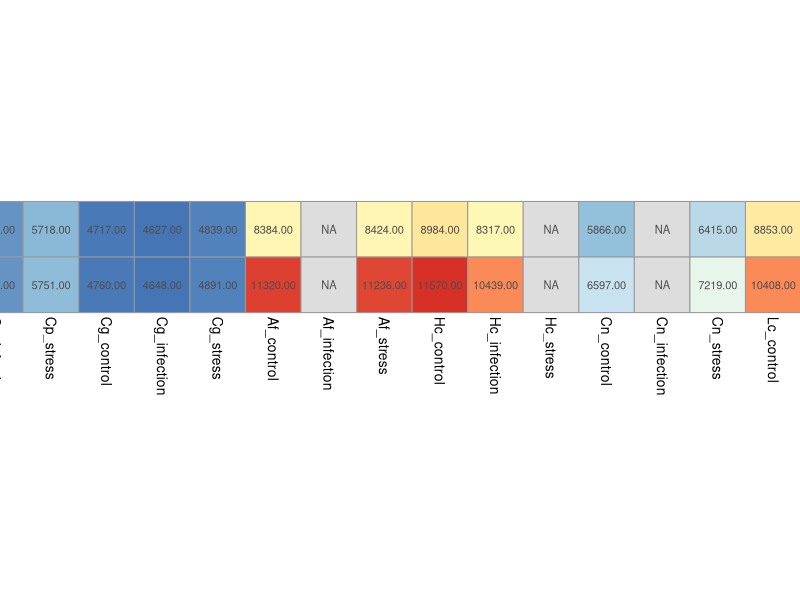
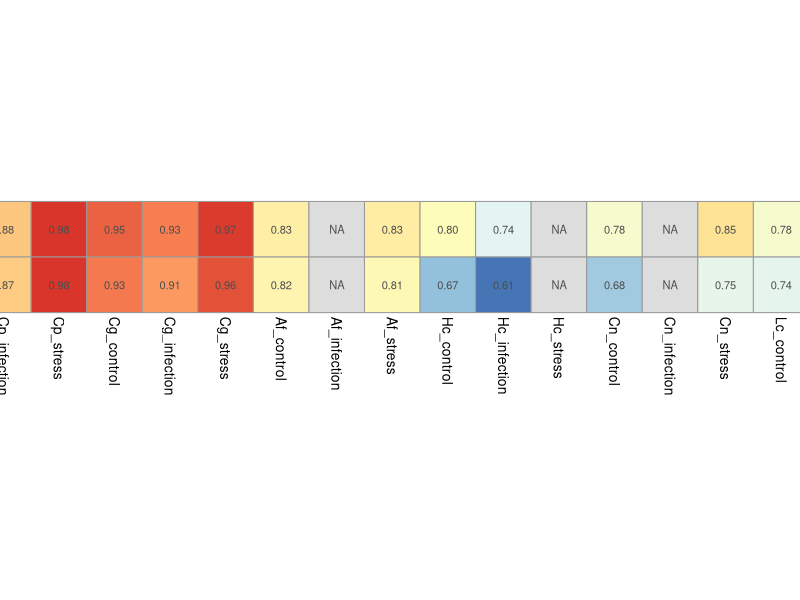
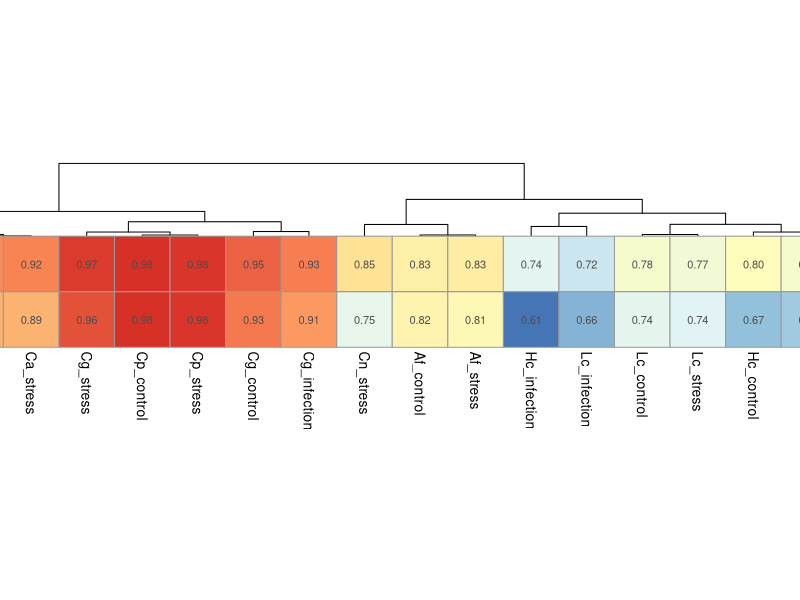

These charts were generated, in order, by the following R code:
library(RColorBrewer)
library(pheatmap)

## expressed genes /isoforms for all fungi and conditions ####
afum <- c(8384,11320,NA,NA,8424,11236)
calbk <- c(5624,5942,5673,5972,5683,5975)
cglak <- c(4717,4760,4627,4648,4839,4891)
cpark <- c(5743,5784,5127,5144,5718,5751)
cneo <- c(5866,6597,NA,NA,6415,7219)
lcor <- c(8853,10408,8144,9277,8760,10322)
hcap <- c(8984,11570,8317,10439,NA,NA)

all <- c(calbk,cpark,cglak,afum,hcap,cneo,lcor)


matrix_all <- matrix(all,nrow=2)
rownames(matrix_all) <- c("genes", "transcripts")


names_allss <- c("Ca","Cp","Cg","Af","Hc","Cn","Lc")

names_allss <- unlist(lapply(names_allss,function(x){return(rep(x,3))}))
conditions <- c("control","infection","stress")

conditions <- rep(conditions,7)

all <- paste(names_allss,conditions,sep="_")

colnames(matrix_all) <- all


pdf("/data/species_comparison/expression.pdf")
pheatmap(matrix_all,cellwidth=40,cellheight=40,
         cluster_rows=F,cluster_cols=F,
         scale="none",display_numbers=T,width=200,height=200)
#,color=brewer.pal(9, "Blues")
dev.off()


## ("CaK","CpK","CgK","Af","Hc","Cn","Lc")
number_tr <- c(6719,5897,5108,13879,17182,9650,14015) 
number_genes <- c(6158,5845,4977,10144,11216,7543,11350)

normalize_genes <- unlist(lapply(number_genes,function(x){return(rep(x,3))}))
normalize_tr <- unlist(lapply(number_tr,function(x){return(rep(x,3))}))


matrix_all_normalized <- matrix_all
matrix_all_normalized[1,] <- matrix_all_normalized[1,]/normalize_genes
matrix_all_normalized[2,] <- matrix_all_normalized[2,]/normalize_tr


svg("/data/PhD/species_comparison_revision/expression_normalized.svg",width=15,height=3)
pheatmap(matrix_all_normalized,cellwidth=40,cellheight=40,
         cluster_rows=F,cluster_cols=F,
         scale="none",display_numbers=T,width=400,height=400)
#,color=brewer.pal(9, "Blues")
dev.off()


matrix_all_boolean <- as.vector(apply(matrix_all_normalized,2,function(x){
  if(is.na(sum(x))){ return(FALSE)
  }else return(TRUE)
}))
matrix_all_woNA <- matrix_all_normalized[,matrix_all_boolean]


pdf("/data/species_comparison/expression_normalized_clustered.pdf",height=3,width=14)
pheatmap(matrix_all_woNA,cellwidth=40,cellheight=40,
         cluster_rows=F,cluster_cols=T,
         scale="none",display_numbers=T,width=400,height=400)
#,color=brewer.pal(9, "Blues")
dev.off()
